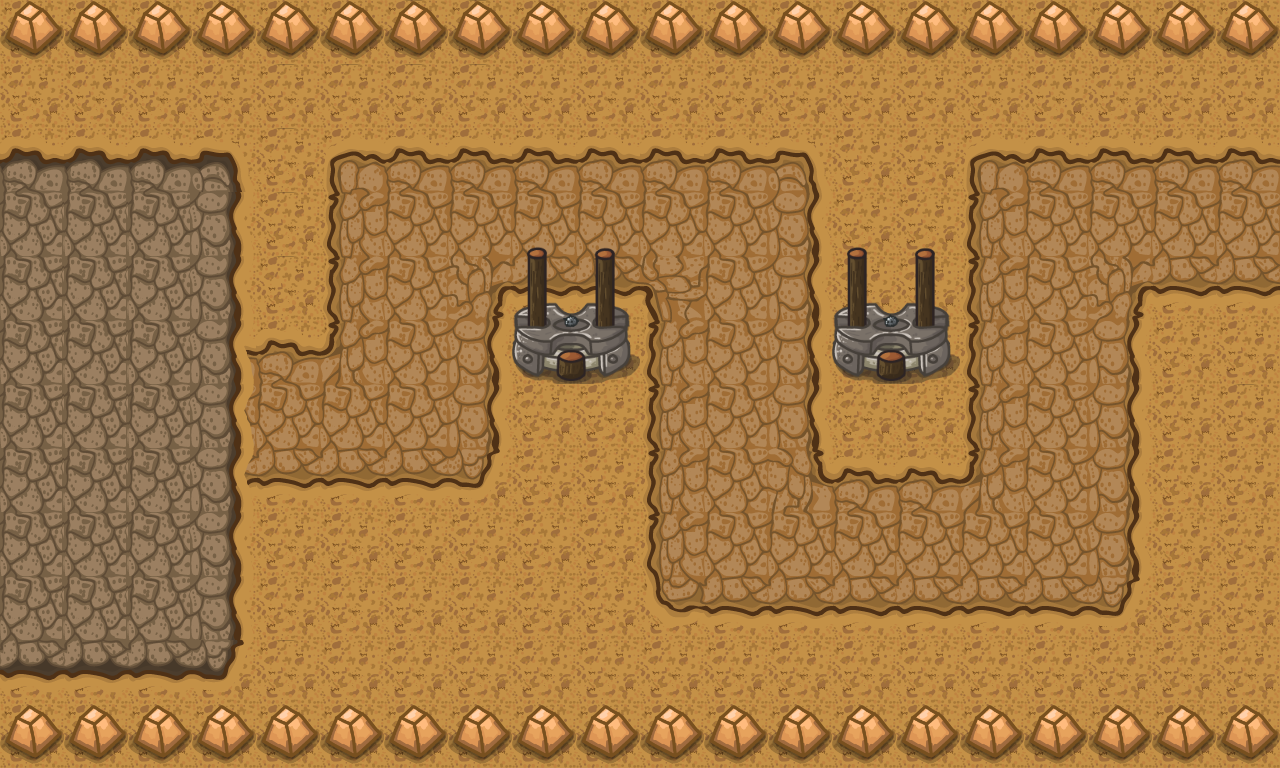

Rendered tile map (Tiled .tmx) drawn with the repository's tilesets; below, a short description and the full map source, tile grids included:
An orthogonal 20x12 tile map with 64x64 px tiles, 5 tile layers (floor, routes, base, objects, ...), 1 hidden layer not drawn and 1 object.

<map version="1.9" tiledversion="1.9.2" orientation="orthogonal" renderorder="right-down" width="20" height="12" tilewidth="64" tileheight="64" infinite="0" nextlayerid="8" nextobjectid="9">
 <editorsettings>
  <export target="DEV/Projets_Perso/Fast_Typing/assets/build2.tmx" format="tmx" />
 </editorsettings>
 <tileset firstgid="1" source="tileset.tsx" />
 <layer id="1" name="floor" width="20" height="12">
  <data encoding="csv">
16,16,16,16,16,16,16,16,16,16,16,16,16,16,16,16,16,16,16,16,
16,16,16,16,16,16,16,16,16,16,16,16,16,16,16,16,16,16,16,16,
16,16,16,16,16,16,16,16,16,16,16,16,16,16,16,16,16,16,16,16,
16,16,16,16,16,16,16,16,16,16,16,16,16,16,16,16,16,16,16,16,
16,16,16,16,16,16,16,16,16,16,16,16,16,16,16,16,16,16,16,16,
16,16,16,16,16,16,16,16,16,16,16,16,16,16,16,16,16,16,16,16,
16,16,16,16,16,16,16,16,16,16,16,16,16,16,16,16,16,16,16,16,
16,16,16,16,16,16,16,16,16,16,16,16,16,16,16,16,16,16,16,16,
16,16,16,16,16,16,16,16,16,16,16,16,16,16,16,16,16,16,16,16,
16,16,16,16,16,16,16,16,16,16,16,16,16,16,16,16,16,16,16,16,
16,16,16,16,16,16,16,16,16,16,16,16,16,16,16,16,16,16,16,16,
16,16,16,16,16,16,16,16,16,16,16,16,16,16,16,16,16,16,16,16
</data>
 </layer>
 <layer id="3" name="routes" width="20" height="12">
  <data encoding="csv">
160,160,160,160,160,160,61,61,59,185,59,59,59,59,60,60,59,59,60,60,
160,160,160,160,61,61,61,61,59,59,59,59,60,59,60,60,60,60,60,60,
160,160,160,160,61,4,5,5,5,5,5,5,6,187,187,4,5,5,5,5,
160,160,160,160,61,18,19,19,19,19,19,19,20,187,187,18,19,19,19,19,
160,160,160,160,61,18,19,22,33,33,21,19,20,62,60,18,19,22,33,33,
160,160,187,5,5,7,19,20,62,62,18,19,20,62,60,18,19,20,60,59,
160,160,187,19,19,19,19,20,62,62,18,19,20,62,60,18,19,20,59,61,
160,160,160,33,33,33,33,34,60,185,18,19,8,5,5,7,19,20,59,160,
160,160,160,160,160,174,60,60,60,185,18,19,19,19,19,19,19,20,59,160,
160,160,160,160,160,174,60,60,60,60,32,33,33,33,33,33,33,34,59,59,
160,160,160,160,61,174,60,60,60,60,59,60,60,60,60,60,59,60,59,160,
0,0,160,160,0,174,60,60,60,185,60,60,60,60,60,60,59,59,59,59
</data>
 </layer>
 <layer id="2" name="base" width="20" height="12">
  <data encoding="csv">
66,66,66,66,0,0,0,0,0,0,0,0,0,0,0,0,0,0,0,0,
66,66,66,66,0,0,0,0,0,0,0,0,0,0,0,0,0,0,0,0,
10,10,10,11,0,0,0,0,0,0,0,0,0,0,0,0,0,0,0,0,
24,24,24,25,0,0,0,0,0,0,0,0,0,0,0,0,0,0,0,0,
24,24,24,25,0,0,0,0,0,0,0,0,0,0,0,0,0,0,0,0,
24,24,24,25,0,0,0,0,0,0,0,0,0,0,0,0,0,0,0,0,
24,24,24,25,0,0,0,0,0,0,0,0,0,0,0,0,0,0,0,0,
24,24,24,25,0,0,0,0,0,0,0,0,0,0,0,0,0,0,0,0,
24,24,24,25,0,0,0,0,0,0,0,0,0,0,0,0,0,0,0,0,
24,24,24,25,0,0,0,0,0,0,0,0,0,0,0,0,0,0,0,0,
38,38,38,39,0,0,0,0,0,0,0,0,0,0,0,0,0,0,0,0,
66,66,66,66,0,0,0,0,0,0,0,0,0,0,0,0,0,0,0,0
</data>
 </layer>
 <layer id="4" name="objects" width="20" height="12">
  <data encoding="csv">
44,44,44,44,44,44,44,44,44,44,44,44,44,44,44,44,44,44,44,44,
0,0,0,0,0,185,185,185,185,185,0,0,0,0,0,0,0,0,0,0,
0,0,0,0,185,185,185,185,185,185,0,0,0,0,187,0,0,0,0,0,
0,0,0,185,185,185,185,185,185,0,0,0,0,0,187,0,0,0,0,0,
0,0,185,185,185,185,185,185,0,0,0,0,0,0,0,0,0,0,0,0,
0,0,185,185,185,185,185,0,0,0,0,0,0,0,0,0,0,0,0,0,
0,0,0,185,185,185,185,185,0,0,0,0,0,0,0,0,0,0,0,0,
0,0,0,185,185,185,185,185,0,0,0,0,0,0,0,0,0,0,0,0,
0,0,0,0,185,185,185,185,0,0,0,0,0,0,0,0,0,0,0,0,
0,0,0,185,185,185,185,185,0,0,0,0,0,0,0,0,0,0,0,0,
0,0,0,185,185,185,185,185,0,0,0,0,0,0,0,0,0,0,0,0,
44,44,44,44,44,44,44,44,44,44,44,44,44,44,44,44,44,44,44,44
</data>
 </layer>
 <objectgroup id="5" name="path">
  <object id="8" x="0" y="0">
   <polyline points="0,0 1381.33,-49.3333 1412,190.667 1286.67,220 1056,221.333 1056,540 736,537.333 736,213.333 409.333,214.667 408,410.667 257.333,412" />
  </object>
 </objectgroup>
 <layer id="6" name="build" width="20" height="12" visible="0">
  <data encoding="csv">
187,187,187,187,14,187,14,187,14,187,169,170,187,14,187,187,14,187,14,187,
187,187,187,187,14,187,14,187,14,187,183,184,187,14,187,187,14,187,14,187,
0,0,0,0,0,0,0,0,0,0,0,0,0,14,187,0,0,0,0,0,
0,0,0,0,0,0,0,0,0,0,0,0,0,14,187,0,0,0,0,0,
0,0,0,0,0,0,0,0,0,0,0,0,0,155,156,0,0,0,0,0,
0,0,0,0,0,0,0,0,14,186,0,0,0,169,170,0,0,0,14,187,
0,0,0,0,0,0,0,0,14,186,0,0,0,183,184,0,0,0,14,187,
0,0,0,0,0,0,0,0,14,186,0,0,0,0,0,0,0,0,14,187,
0,0,0,0,14,187,14,187,14,186,0,0,0,0,0,0,0,0,14,187,
0,0,0,0,14,187,14,187,14,186,0,0,0,0,0,0,0,0,14,187,
0,0,0,0,14,187,14,187,14,187,14,187,14,187,14,187,14,187,14,187,
0,0,0,0,14,187,14,187,14,187,14,187,14,187,14,187,14,187,14,187
</data>
 </layer>
 <layer id="7" name="Calque de Tuiles 6" width="20" height="12">
  <data encoding="csv">
0,0,0,0,0,0,0,0,0,0,0,0,0,0,0,0,0,0,0,0,
0,0,0,0,0,0,0,0,0,0,0,0,0,0,0,0,0,0,0,0,
0,0,0,0,0,0,0,0,0,0,0,0,0,0,0,0,0,0,0,0,
0,0,0,0,0,0,0,0,155,156,0,0,0,155,156,0,0,0,0,0,
0,0,0,0,0,0,0,0,169,170,0,0,0,169,170,0,0,0,0,0,
0,0,0,0,0,0,0,0,183,184,0,0,0,183,184,0,0,0,0,0,
0,0,0,0,0,0,0,0,0,0,0,0,0,0,0,0,0,0,0,0,
0,0,0,0,0,0,0,0,0,0,0,0,0,0,0,0,0,0,0,0,
0,0,0,0,0,0,0,0,0,0,0,0,0,0,0,0,0,0,0,0,
0,0,0,0,0,0,0,0,0,0,0,0,0,0,0,0,0,0,0,0,
0,0,0,0,0,0,0,0,0,0,0,0,0,0,0,0,0,0,0,0,
0,0,0,0,0,0,0,0,0,0,0,0,0,0,0,0,0,0,0,0
</data>
 </layer>
</map>
